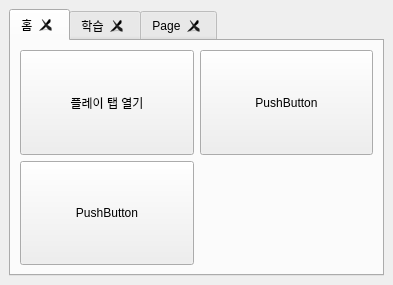
<?xml version="1.0" encoding="UTF-8"?>
<ui version="4.0">
 <class>MainWindow</class>
 <widget class="QMainWindow" name="MainWindow">
  <property name="enabled">
   <bool>true</bool>
  </property>
  <property name="geometry">
   <rect>
    <x>0</x>
    <y>0</y>
    <width>393</width>
    <height>285</height>
   </rect>
  </property>
  <property name="windowTitle">
   <string>MainWindow</string>
  </property>
  <widget class="QWidget" name="centralwidget">
   <layout class="QGridLayout" name="gridLayout_2">
    <item row="0" column="1">
     <widget class="QTabWidget" name="tab">
      <property name="currentIndex">
       <number>0</number>
      </property>
      <property name="tabsClosable">
       <bool>true</bool>
      </property>
      <property name="movable">
       <bool>true</bool>
      </property>
      <widget class="QWidget" name="tab_1">
       <attribute name="title">
        <string>홈</string>
       </attribute>
       <layout class="QGridLayout" name="gridLayout_3">
        <item row="0" column="0">
         <layout class="QGridLayout" name="gridLayout">
          <item row="0" column="1">
           <widget class="QPushButton" name="pushButton_2">
            <property name="sizePolicy">
             <sizepolicy hsizetype="Minimum" vsizetype="Expanding">
              <horstretch>0</horstretch>
              <verstretch>0</verstretch>
             </sizepolicy>
            </property>
            <property name="text">
             <string>PushButton</string>
            </property>
           </widget>
          </item>
          <item row="2" column="0">
           <widget class="QPushButton" name="pushButton_3">
            <property name="sizePolicy">
             <sizepolicy hsizetype="Minimum" vsizetype="Expanding">
              <horstretch>0</horstretch>
              <verstretch>0</verstretch>
             </sizepolicy>
            </property>
            <property name="text">
             <string>PushButton</string>
            </property>
           </widget>
          </item>
          <item row="0" column="0">
           <widget class="QPushButton" name="pushButton">
            <property name="sizePolicy">
             <sizepolicy hsizetype="Minimum" vsizetype="Expanding">
              <horstretch>0</horstretch>
              <verstretch>0</verstretch>
             </sizepolicy>
            </property>
            <property name="text">
             <string>플레이 탭 열기</string>
            </property>
           </widget>
          </item>
         </layout>
        </item>
       </layout>
      </widget>
      <widget class="QWidget" name="tab_2">
       <attribute name="title">
        <string>학습</string>
       </attribute>
      </widget>
      <widget class="QWidget" name="">
       <attribute name="title">
        <string>Page</string>
       </attribute>
      </widget>
     </widget>
    </item>
   </layout>
  </widget>
 </widget>
 <resources/>
 <connections/>
</ui>
